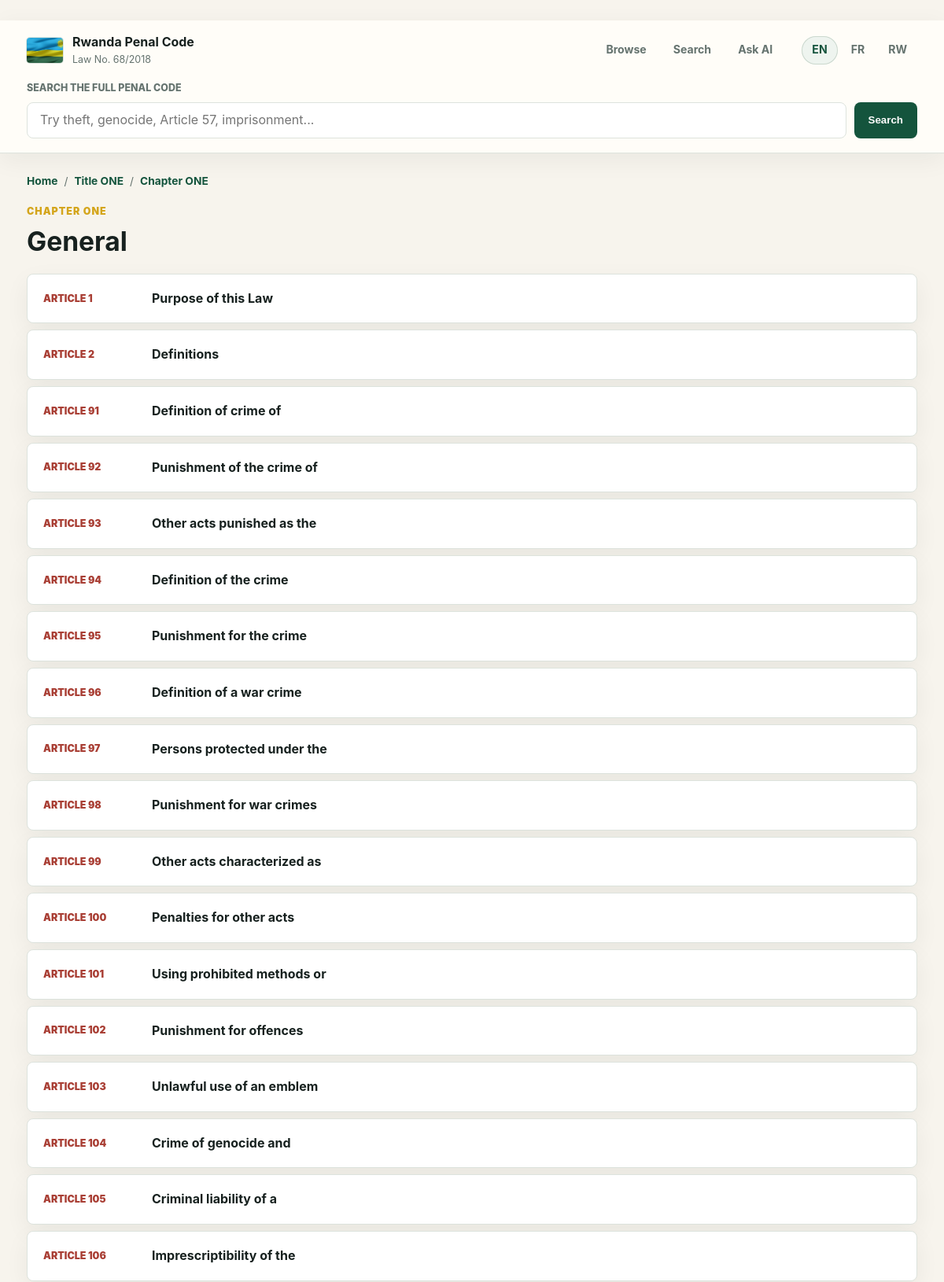
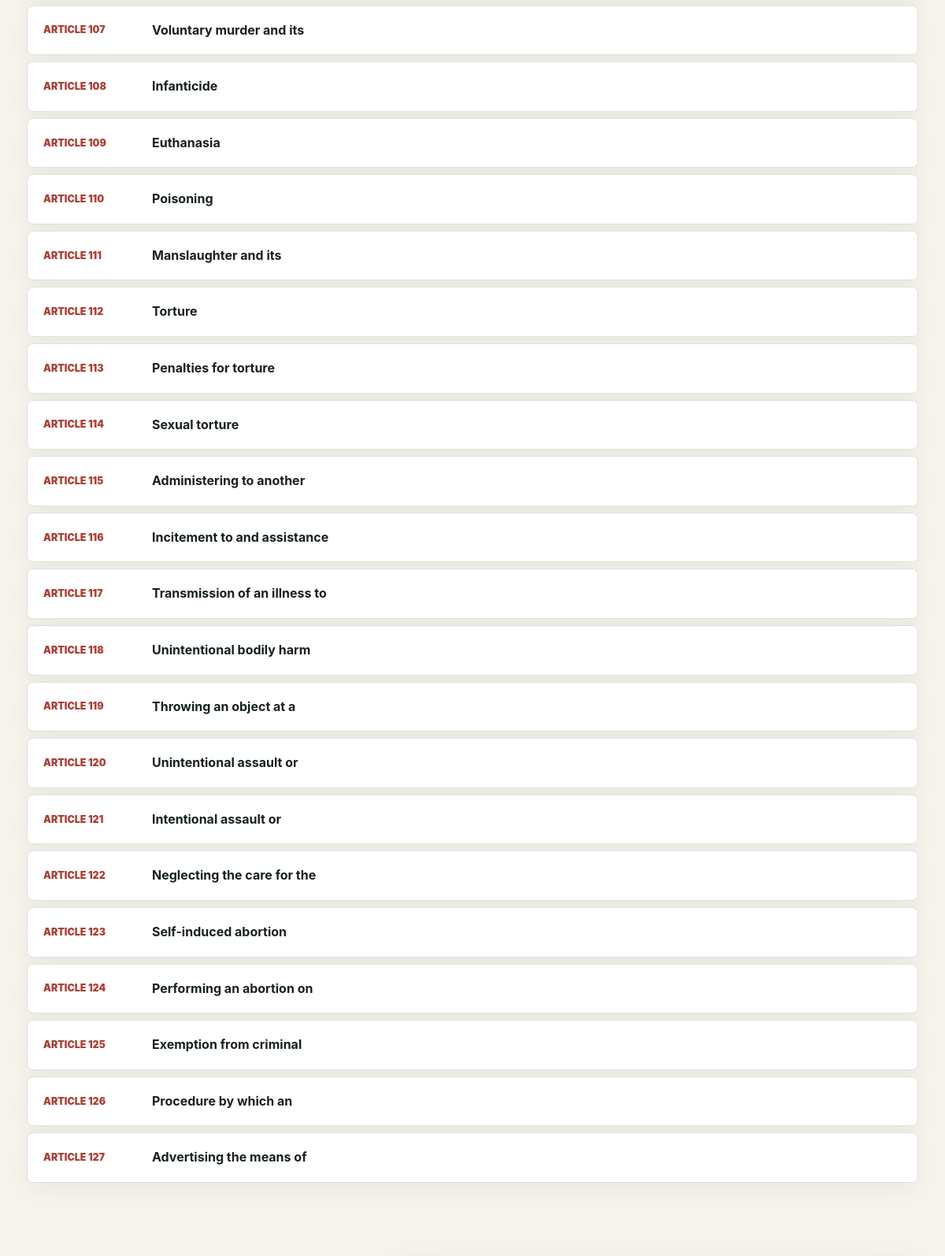
Page /chapter/2/ (upper part) on the committed database (2 pictures, top to bottom).
### laws/models.py (models this page shows, shortened)
class Chapter(models.Model):
    title = models.ForeignKey(Title, on_delete=models.CASCADE, related_name='chapters')
    number = models.CharField(max_length=20)
    name_en = models.TextField()
    name_fr = models.TextField(blank=True)
    name_rw = models.TextField(blank=True)

class Title(models.Model):
    number = models.CharField(max_length=20)
    name_en = models.TextField()
    name_fr = models.TextField(blank=True)
    name_rw = models.TextField(blank=True)

class Article(models.Model):
    chapter = models.ForeignKey(Chapter, on_delete=models.CASCADE, related_name='articles', null=True, blank=True)
    number = models.CharField(max_length=20)
    title_en = models.CharField(max_length=300, blank=True)
    content_en = models.TextField()
    content_fr = models.TextField(blank=True)
    content_rw = models.TextField(blank=True)

### laws/views.py (the view)
# urls.py: path("chapter/<int:chapter_id>/", views.chapter_detail, name="chapter_detail"),
@ensure_csrf_cookie
def chapter_detail(request, chapter_id):
    chapter = get_object_or_404(Chapter, id=chapter_id)
    articles = chapter.articles.all().order_by("id")
    return render(request, "laws/chapter_detail.html", {
        "chapter": chapter,
        "articles": articles,
        "lang": get_language(request),
    })

### laws/views.py (called while the page is built)
def get_language(request):
    lang = request.session.get("lang", "en")
    return lang if lang in SUPPORTED_LANGUAGES else "en"

### laws/templates/laws/chapter_detail.html (shortened to what this page needs)
﻿{% extends 'laws/base.html' %}
{% block breadcrumb %}
    <span>/</span> <a href="/title/{{ chapter.title.id }}/">Title {{ chapter.title.number }}</a>
    <span>/</span> <a href="/chapter/{{ chapter.id }}/">Chapter {{ chapter.number }}</a>
{% endblock %}
{% block content %}
<section class="page-header">
    <p class="eyebrow">Chapter {{ chapter.number }}</p>
    <h1>{% if lang == 'fr' and chapter.name_fr %}{{ chapter.name_fr }}{% elif lang == 'rw' and chapter.name_rw %}{{ chapter.name_rw }}{% else %}{{ chapter.name_en }}{% endif %}</h1>
</section>
<section class="list-stack compact">
    {% for article in articles %}
    <a href="/article/{{ article.id }}/" class="article-row">
        <span class="row-kicker">Article {{ article.number }}</span>
        <strong>{{ article.title_en|default:'Untitled article' }}</strong>
    </a>
    {% empty %}
    <p class="empty-state">No articles found.</p>
    {% endfor %}
</section>
{% endblock %}

### laws/static/laws/style.css (style rules this page uses)
* { box-sizing: border-box; }
html { scroll-behavior: smooth; }
body { margin: 0; font-family: Inter, ui-sans-serif, system-ui, -apple-system, BlinkMacSystemFont, "Segoe UI", sans-serif; color: var(--ink); background: var(--paper); line-height: 1.6; }
a { color: inherit; text-decoration: none; }
.breadcrumb a { color: var(--green); font-weight: 700; }
.eyebrow { margin: 0 0 10px; color: var(--gold); font-size: 0.78rem; font-weight: 900; letter-spacing: 0.08em; text-transform: uppercase; }
.hero h1, .page-header h1 { margin: 0; line-height: 1.05; letter-spacing: 0; }
.section-heading, .page-header { margin-bottom: 24px; }
.section-heading h2, .page-header h1 { font-size: 2.1rem; color: var(--ink); }
.section-heading h2, .page-header h1, .title-card h3 { margin-top: 0; }
.title-card, .chapter-row, .article-row, .result-item { background: var(--panel); border: 1px solid var(--line); border-radius: 8px; box-shadow: 0 10px 30px rgba(23, 33, 31, 0.06); transition: transform 0.18s ease, border-color 0.18s ease, box-shadow 0.18s ease; }
.title-number, .row-kicker { color: var(--red); font-size: 0.78rem; font-weight: 900; text-transform: uppercase; }
.list-stack { display: grid; gap: 12px; }
.chapter-row, .article-row, .result-item { padding: 18px 20px; }
.article-row { display: grid; grid-template-columns: 120px 1fr; gap: 18px; align-items: center; }
.compact { gap: 8px; }

### rows in the picture
Chapter: title.number "ONE", number "ONE", name_en "General"
Article: number "1", title_en "Purpose of this Law"
Article: number "2", title_en "Definitions"
Article: number "91", title_en "Definition of crime of"
Article: number "92", title_en "Punishment of the crime of"
Article: number "93", title_en "Other acts punished as the"
Article: number "94", title_en "Definition of the crime"
Article: number "95", title_en "Punishment for the crime"
Article: number "96", title_en "Definition of a war crime"
Article: number "97", title_en "Persons protected under the"
Article: number "98", title_en "Punishment for war crimes"
Article: number "99", title_en "Other acts characterized as"
Article: number "100", title_en "Penalties for other acts"
Article: number "101", title_en "Using prohibited methods or"
Article: number "102", title_en "Punishment for offences"
Article: number "103", title_en "Unlawful use of an emblem"
Article: number "104", title_en "Crime of genocide and"
Article: number "105", title_en "Criminal liability of a"
Article: number "106", title_en "Imprescriptibility of the"
Article: number "107", title_en "Voluntary murder and its"
Article: number "108", title_en "Infanticide"
Article: number "109", title_en "Euthanasia"
Article: number "110", title_en "Poisoning"
Article: number "111", title_en "Manslaughter and its"
Article: number "112", title_en "Torture"
Article: number "113", title_en "Penalties for torture"
Article: number "114", title_en "Sexual torture"
Article: number "115", title_en "Administering to another"
Article: number "116", title_en "Incitement to and assistance"
Article: number "117", title_en "Transmission of an illness to"
Article: number "118", title_en "Unintentional bodily harm"
Article: number "119", title_en "Throwing an object at a"
Article: number "120", title_en "Unintentional assault or"
Article: number "121", title_en "Intentional assault or"
Article: number "122", title_en "Neglecting the care for the"
Article: number "123", title_en "Self-induced abortion"
Article: number "124", title_en "Performing an abortion on"
Article: number "125", title_en "Exemption from criminal"
Article: number "126", title_en "Procedure by which an"
Article: number "127", title_en "Advertising the means of"
